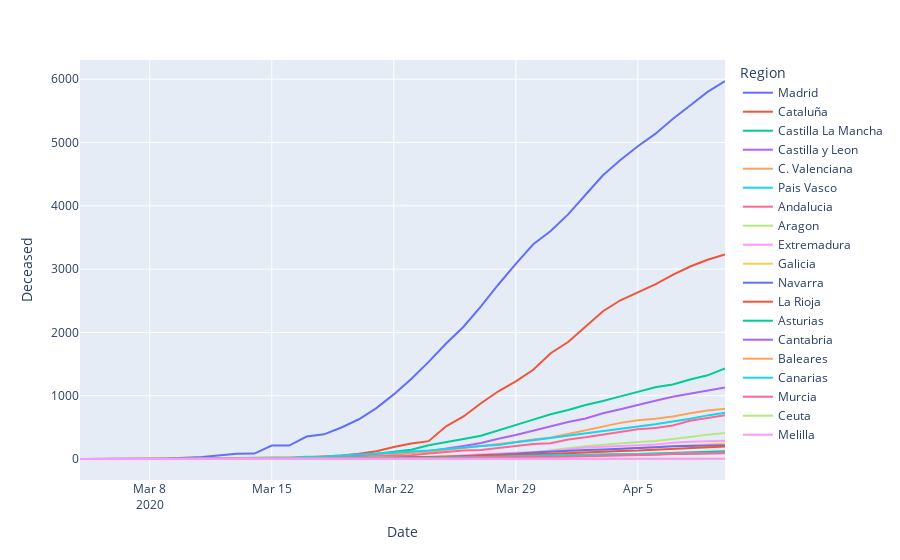

Write notebook code for a chart like this one.
### Markdown cell above
#### Deceased per Region

### Code cell
# plotly express: fig_ccaa_deceased

# Sort Regions by values:
df_ccaa = df_ccaa.sort_values(by=['Date', 'Deceased'], ascending=False)

fig_ccaa_deceased = px.line(df_ccaa, x="Date", y="Deceased", color="Region")
fig_ccaa_deceased.show()

### Figure 1 — Plotly figure (JSON) as saved in the notebook; plotly's stock layout.template omitted (floating-point values rounded to 4 significant figures)
{"data": [{"hoverlabel": {"namelength": 0}, "hovertemplate": "Region=Madrid<br>Date=%{x}<br>Deceased=%{y}", "legendgroup": "Madrid", "line": {"color": "#636efa", "dash": "solid"}, "mode": "lines", "name": "Madrid", "showlegend": true, "type": "scatter", "x": ["2020-04-10", "2020-04-09", "2020-04-08", "2020-04-07", "2020-04-06", "2020-04-05", "2020-04-04", "2020-04-03", "2020-04-02", "2020-04-01", "2020-03-31", "2020-03-30", "2020-03-29", "2020-03-28", "2020-03-27", "2020-03-26", "2020-03-25", "2020-03-24", "2020-03-23", "2020-03-22", "2020-03-21", "2020-03-20", "2020-03-19", "2020-03-18", "2020-03-17", "2020-03-16", "2020-03-15", "2020-03-14", "2020-03-13", "2020-03-12", "2020-03-11", "2020-03-10", "2020-03-09", "2020-03-06", "2020-03-05", "2020-03-04"], "xaxis": "x", "y": [5972, 5800, 5586, 5371, 5136, 4941, 4723, 4483, 4175, 3865, 3603, 3392, 3082, 2757, 2412, 2090, 1825, 1535, 1263, 1021, 804, 628, 498, 390, 355, 213, 213, 86, 81, 56, 31, 21, 8, 2, 1, 0], "yaxis": "y"}, {"hoverlabel": {"namelength": 0}, "hovertemplate": "Region=Cataluña<br>Date=%{x}<br>Deceased=%{y}", "legendgroup": "Cataluña", "line": {"color": "#EF553B", "dash": "solid"}, "mode": "lines", "name": "Cataluña", "showlegend": true, "type": "scatter", "x": ["2020-04-10", "2020-04-09", "2020-04-08", "2020-04-07", "2020-04-06", "2020-04-05", "2020-04-04", "2020-04-03", "2020-04-02", "2020-04-01", "2020-03-31", "2020-03-30", "2020-03-29", "2020-03-28", "2020-03-27", "2020-03-26", "2020-03-25", "2020-03-24", "2020-03-23", "2020-03-22", "2020-03-21", "2020-03-20", "2020-03-19", "2020-03-18", "2020-03-17", "2020-03-16", "2020-03-15", "2020-03-14", "2020-03-13", "2020-03-12", "2020-03-11", "2020-03-10", "2020-03-09", "2020-03-06", "2020-03-05", "2020-03-04"], "xaxis": "x", "y": [3231, 3148, 3041, 2908, 2760, 2637, 2508, 2335, 2093, 1849, 1672, 1410, 1226, 1070, 880, 672, 516, 282, 245, 191, 122, 82, 55, 41, 18, 12, 8, 6, 4, 4, 3, 3, 1, 0, 0, 0], "yaxis": "y"}, {"hoverlabel": {"namelength": 0}, "hovertemplate": "Region=Castilla La Mancha<br>Date=%{x}<br>Deceased=%{y}", "legendgroup": "Castilla La Mancha", "line": {"color": "#00cc96", "dash": "solid"}, "mode": "lines", "name": "Castilla La Mancha", "showlegend": true, "type": "scatter", "x": ["2020-04-10", "2020-04-09", "2020-04-08", "2020-04-07", "2020-04-06", "2020-04-05", "2020-04-04", "2020-04-03", "2020-04-02", "2020-04-01", "2020-03-31", "2020-03-30", "2020-03-29", "2020-03-28", "2020-03-27", "2020-03-26", "2020-03-25", "2020-03-24", "2020-03-23", "2020-03-22", "2020-03-21", "2020-03-20", "2020-03-19", "2020-03-18", "2020-03-17", "2020-03-16", "2020-03-15", "2020-03-14", "2020-03-13", "2020-03-12", "2020-03-11", "2020-03-10", "2020-03-09", "2020-03-06", "2020-03-05", "2020-03-04"], "xaxis": "x", "y": [1431, 1322, 1255, 1177, 1132, 1055, 989, 916, 854, 774, 708, 622, 539, 448, 367, 316, 263, 216, 145, 112, 84, 62, 42, 28, 17, 17, 10, 6, 5, 1, 0, 0, 0, 0, 0, 0], "yaxis": "y"}, {"hoverlabel": {"namelength": 0}, "hovertemplate": "Region=Castilla y Leon<br>Date=%{x}<br>Deceased=%{y}", "legendgroup": "Castilla y Leon", "line": {"color": "#ab63fa", "dash": "solid"}, "mode": "lines", "name": "Castilla y Leon", "showlegend": true, "type": "scatter", "x": ["2020-04-10", "2020-04-09", "2020-04-08", "2020-04-07", "2020-04-06", "2020-04-05", "2020-04-04", "2020-04-03", "2020-04-02", "2020-04-01", "2020-03-31", "2020-03-30", "2020-03-29", "2020-03-28", "2020-03-27", "2020-03-26", "2020-03-25", "2020-03-24", "2020-03-23", "2020-03-22", "2020-03-21", "2020-03-20", "2020-03-19", "2020-03-18", "2020-03-17", "2020-03-16", "2020-03-15", "2020-03-14", "2020-03-13", "2020-03-12", "2020-03-11", "2020-03-10", "2020-03-09", "2020-03-06", "2020-03-05", "2020-03-04"], "xaxis": "x", "y": [1129, 1082, 1028, 982, 919, 847, 786, 723, 641, 585, 516, 442, 380, 321, 252, 206, 165, 124, 102, 74, 55, 43, 29, 22, 12, 9, 6, 3, 1, 0, 0, 0, 0, 0, 0, 0], "yaxis": "y"}, {"hoverlabel": {"namelength": 0}, "hovertemplate": "Region=C. Valenciana<br>Date=%{x}<br>Deceased=%{y}", "legendgroup": "C. Valenciana", "line": {"color": "#FFA15A", "dash": "solid"}, "mode": "lines", "name": "C. Valenciana", "showlegend": true, "type": "scatter", "x": ["2020-04-10", "2020-04-09", "2020-04-08", "2020-04-07", "2020-04-06", "2020-04-05", "2020-04-04", "2020-04-03", "2020-04-02", "2020-04-01", "2020-03-31", "2020-03-30", "2020-03-29", "2020-03-28", "2020-03-27", "2020-03-26", "2020-03-25", "2020-03-24", "2020-03-23", "2020-03-22", "2020-03-21", "2020-03-20", "2020-03-19", "2020-03-18", "2020-03-17", "2020-03-16", "2020-03-15", "2020-03-14", "2020-03-13", "2020-03-12", "2020-03-11", "2020-03-10", "2020-03-09", "2020-03-06", "2020-03-05", "2020-03-04"], "xaxis": "x", "y": [796, 767, 724, 672, 637, 613, 571, 511, 443, 395, 339, 310, 267, 234, 198, 167, 143, 115, 94, 69, 50, 33, 24, 22, 13, 5, 5, 4, 1, 1, 1, 1, 1, 1, 1, 1], "yaxis": "y"}, {"hoverlabel": {"namelength": 0}, "hovertemplate": "Region=Pais Vasco<br>Date=%{x}<br>Deceased=%{y}", "legendgroup": "Pais Vasco", "line": {"color": "#19d3f3", "dash": "solid"}, "mode": "lines", "name": "Pais Vasco", "showlegend": true, "type": "scatter", "x": ["2020-04-10", "2020-04-09", "2020-04-08", "2020-04-07", "2020-04-06", "2020-04-05", "2020-04-04", "2020-04-03", "2020-04-02", "2020-04-01", "2020-03-31", "2020-03-30", "2020-03-29", "2020-03-28", "2020-03-27", "2020-03-26", "2020-03-25", "2020-03-24", "2020-03-23", "2020-03-22", "2020-03-21", "2020-03-20", "2020-03-19", "2020-03-18", "2020-03-17", "2020-03-16", "2020-03-15", "2020-03-14", "2020-03-13", "2020-03-12", "2020-03-11", "2020-03-10", "2020-03-09", "2020-03-06", "2020-03-05", "2020-03-04"], "xaxis": "x", "y": [729, 689, 635, 586, 548, 515, 477, 444, 412, 369, 325, 297, 265, 221, 207, 180, 155, 133, 120, 97, 85, 71, 53, 40, 36, 23, 23, 14, 14, 11, 6, 6, 5, 1, 1, 0], "yaxis": "y"}, {"hoverlabel": {"namelength": 0}, "hovertemplate": "Region=Andalucia<br>Date=%{x}<br>Deceased=%{y}", "legendgroup": "Andalucia", "line": {"color": "#FF6692", "dash": "solid"}, "mode": "lines", "name": "Andalucia", "showlegend": true, "type": "scatter", "x": ["2020-04-10", "2020-04-09", "2020-04-08", "2020-04-07", "2020-04-06", "2020-04-05", "2020-04-04", "2020-04-03", "2020-04-02", "2020-04-01", "2020-03-31", "2020-03-30", "2020-03-29", "2020-03-28", "2020-03-27", "2020-03-26", "2020-03-25", "2020-03-24", "2020-03-23", "2020-03-22", "2020-03-21", "2020-03-20", "2020-03-19", "2020-03-18", "2020-03-17", "2020-03-16", "2020-03-15", "2020-03-14", "2020-03-13", "2020-03-12", "2020-03-11", "2020-03-10", "2020-03-09", "2020-03-06", "2020-03-05", "2020-03-04"], "xaxis": "x", "y": [691, 652, 605, 528, 491, 470, 426, 376, 343, 308, 248, 236, 207, 175, 144, 134, 113, 87, 58, 47, 40, 30, 23, 19, 11, 7, 6, 2, 0, 0, 0, 0, 0, 0, 0, 0], "yaxis": "y"}, {"hoverlabel": {"namelength": 0}, "hovertemplate": "Region=Aragon<br>Date=%{x}<br>Deceased=%{y}", "legendgroup": "Aragon", "line": {"color": "#B6E880", "dash": "solid"}, "mode": "lines", "name": "Aragon", "showlegend": true, "type": "scatter", "x": ["2020-04-10", "2020-04-09", "2020-04-08", "2020-04-07", "2020-04-06", "2020-04-05", "2020-04-04", "2020-04-03", "2020-04-02", "2020-04-01", "2020-03-31", "2020-03-30", "2020-03-29", "2020-03-28", "2020-03-27", "2020-03-26", "2020-03-25", "2020-03-24", "2020-03-23", "2020-03-22", "2020-03-21", "2020-03-20", "2020-03-19", "2020-03-18", "2020-03-17", "2020-03-16", "2020-03-15", "2020-03-14", "2020-03-13", "2020-03-12", "2020-03-11", "2020-03-10", "2020-03-09", "2020-03-06", "2020-03-05", "2020-03-04"], "xaxis": "x", "y": [409, 385, 349, 312, 284, 270, 251, 224, 200, 169, 138, 106, 93, 58, 58, 48, 40, 37, 32, 24, 22, 17, 15, 13, 12, 11, 7, 7, 7, 6, 4, 3, 1, 1, 0, 0], "yaxis": "y"}, {"hoverlabel": {"namelength": 0}, "hovertemplate": "Region=Extremadura<br>Date=%{x}<br>Deceased=%{y}", "legendgroup": "Extremadura", "line": {"color": "#FF97FF", "dash": "solid"}, "mode": "lines", "name": "Extremadura", "showlegend": true, "type": "scatter", "x": ["2020-04-10", "2020-04-09", "2020-04-08", "2020-04-07", "2020-04-06", "2020-04-05", "2020-04-04", "2020-04-03", "2020-04-02", "2020-04-01", "2020-03-31", "2020-03-30", "2020-03-29", "2020-03-28", "2020-03-27", "2020-03-26", "2020-03-25", "2020-03-24", "2020-03-23", "2020-03-22", "2020-03-21", "2020-03-20", "2020-03-19", "2020-03-18", "2020-03-17", "2020-03-16", "2020-03-15", "2020-03-14", "2020-03-13", "2020-03-12", "2020-03-11", "2020-03-10", "2020-03-09", "2020-03-06", "2020-03-05", "2020-03-04"], "xaxis": "x", "y": [288, 283, 271, 258, 228, 218, 208, 200, 181, 152, 133, 106, 100, 88, 69, 58, 39, 26, 18, 14, 12, 10, 8, 6, 3, 2, 2, 2, 1, 1, 0, 0, 0, 0, 0, 0], "yaxis": "y"}, {"hoverlabel": {"namelength": 0}, "hovertemplate": "Region=Galicia<br>Date=%{x}<br>Deceased=%{y}", "legendgroup": "Galicia", "line": {"color": "#FECB52", "dash": "solid"}, "mode": "lines", "name": "Galicia", "showlegend": true, "type": "scatter", "x": ["2020-04-10", "2020-04-09", "2020-04-08", "2020-04-07", "2020-04-06", "2020-04-05", "2020-04-04", "2020-04-03", "2020-04-02", "2020-04-01", "2020-03-31", "2020-03-30", "2020-03-29", "2020-03-28", "2020-03-27", "2020-03-26", "2020-03-25", "2020-03-24", "2020-03-23", "2020-03-22", "2020-03-21", "2020-03-20", "2020-03-19", "2020-03-18", "2020-03-17", "2020-03-16", "2020-03-15", "2020-03-14", "2020-03-13", "2020-03-12", "2020-03-11", "2020-03-10", "2020-03-09", "2020-03-06", "2020-03-05", "2020-03-04"], "xaxis": "x", "y": [243, 231, 213, 204, 190, 174, 159, 138, 120, 103, 84, 66, 60, 47, 43, 32, 27, 20, 18, 12, 9, 5, 4, 3, 3, 2, 2, 0, 0, 0, 0, 0, 0, 0, 0, 0], "yaxis": "y"}, {"hoverlabel": {"namelength": 0}, "hovertemplate": "Region=Navarra<br>Date=%{x}<br>Deceased=%{y}", "legendgroup": "Navarra", "line": {"color": "#636efa", "dash": "solid"}, "mode": "lines", "name": "Navarra", "showlegend": true, "type": "scatter", "x": ["2020-04-10", "2020-04-09", "2020-04-08", "2020-04-07", "2020-04-06", "2020-04-05", "2020-04-04", "2020-04-03", "2020-04-02", "2020-04-01", "2020-03-31", "2020-03-30", "2020-03-29", "2020-03-28", "2020-03-27", "2020-03-26", "2020-03-25", "2020-03-24", "2020-03-23", "2020-03-22", "2020-03-21", "2020-03-20", "2020-03-19", "2020-03-18", "2020-03-17", "2020-03-16", "2020-03-15", "2020-03-14", "2020-03-13", "2020-03-12", "2020-03-11", "2020-03-10", "2020-03-09", "2020-03-06", "2020-03-05", "2020-03-04"], "xaxis": "x", "y": [218, 214, 206, 202, 187, 178, 171, 151, 141, 130, 113, 102, 84, 70, 58, 49, 33, 31, 24, 14, 9, 5, 4, 3, 2, 1, 0, 0, 0, 0, 0, 0, 0, 0, 0, 0], "yaxis": "y"}, {"hoverlabel": {"namelength": 0}, "hovertemplate": "Region=La Rioja<br>Date=%{x}<br>Deceased=%{y}", "legendgroup": "La Rioja", "line": {"color": "#EF553B", "dash": "solid"}, "mode": "lines", "name": "La Rioja", "showlegend": true, "type": "scatter", "x": ["2020-04-10", "2020-04-09", "2020-04-08", "2020-04-07", "2020-04-06", "2020-04-05", "2020-04-04", "2020-04-03", "2020-04-02", "2020-04-01", "2020-03-31", "2020-03-30", "2020-03-29", "2020-03-28", "2020-03-27", "2020-03-26", "2020-03-25", "2020-03-24", "2020-03-23", "2020-03-22", "2020-03-21", "2020-03-20", "2020-03-19", "2020-03-18", "2020-03-17", "2020-03-16", "2020-03-15", "2020-03-14", "2020-03-13", "2020-03-12", "2020-03-11", "2020-03-10", "2020-03-09", "2020-03-06", "2020-03-05", "2020-03-04"], "xaxis": "x", "y": [196, 182, 177, 160, 141, 134, 128, 109, 101, 90, 85, 71, 68, 65, 55, 43, 37, 30, 22, 18, 15, 7, 5, 5, 5, 4, 3, 3, 2, 2, 2, 1, 0, 0, 0, 0], "yaxis": "y"}, {"hoverlabel": {"namelength": 0}, "hovertemplate": "Region=Asturias<br>Date=%{x}<br>Deceased=%{y}", "legendgroup": "Asturias", "line": {"color": "#00cc96", "dash": "solid"}, "mode": "lines", "name": "Asturias", "showlegend": true, "type": "scatter", "x": ["2020-04-10", "2020-04-09", "2020-04-08", "2020-04-07", "2020-04-06", "2020-04-05", "2020-04-04", "2020-04-03", "2020-04-02", "2020-04-01", "2020-03-31", "2020-03-30", "2020-03-29", "2020-03-28", "2020-03-27", "2020-03-26", "2020-03-25", "2020-03-24", "2020-03-23", "2020-03-22", "2020-03-21", "2020-03-20", "2020-03-19", "2020-03-18", "2020-03-17", "2020-03-16", "2020-03-15", "2020-03-14", "2020-03-13", "2020-03-12", "2020-03-11", "2020-03-10", "2020-03-09", "2020-03-06", "2020-03-05", "2020-03-04"], "xaxis": "x", "y": [121, 110, 102, 96, 86, 80, 76, 70, 69, 63, 55, 49, 41, 33, 29, 27, 25, 22, 12, 8, 5, 2, 1, 1, 1, 1, 1, 1, 1, 1, 0, 0, 0, 0, 0, 0], "yaxis": "y"}, {"hoverlabel": {"namelength": 0}, "hovertemplate": "Region=Cantabria<br>Date=%{x}<br>Deceased=%{y}", "legendgroup": "Cantabria", "line": {"color": "#ab63fa", "dash": "solid"}, "mode": "lines", "name": "Cantabria", "showlegend": true, "type": "scatter", "x": ["2020-04-10", "2020-04-09", "2020-04-08", "2020-04-07", "2020-04-06", "2020-04-05", "2020-04-04", "2020-04-03", "2020-04-02", "2020-04-01", "2020-03-31", "2020-03-30", "2020-03-29", "2020-03-28", "2020-03-27", "2020-03-26", "2020-03-25", "2020-03-24", "2020-03-23", "2020-03-22", "2020-03-21", "2020-03-20", "2020-03-19", "2020-03-18", "2020-03-17", "2020-03-16", "2020-03-15", "2020-03-14", "2020-03-13", "2020-03-12", "2020-03-11", "2020-03-10", "2020-03-09", "2020-03-06", "2020-03-05", "2020-03-04"], "xaxis": "x", "y": [102, 98, 92, 85, 77, 68, 68, 64, 60, 54, 37, 27, 26, 22, 21, 17, 14, 9, 6, 5, 2, 1, 1, 1, 0, 0, 0, 0, 0, 0, 0, 0, 0, 0, 0, 0], "yaxis": "y"}, {"hoverlabel": {"namelength": 0}, "hovertemplate": "Region=Baleares<br>Date=%{x}<br>Deceased=%{y}", "legendgroup": "Baleares", "line": {"color": "#FFA15A", "dash": "solid"}, "mode": "lines", "name": "Baleares", "showlegend": true, "type": "scatter", "x": ["2020-04-10", "2020-04-09", "2020-04-08", "2020-04-07", "2020-04-06", "2020-04-05", "2020-04-04", "2020-04-03", "2020-04-02", "2020-04-01", "2020-03-31", "2020-03-30", "2020-03-29", "2020-03-28", "2020-03-27", "2020-03-26", "2020-03-25", "2020-03-24", "2020-03-23", "2020-03-22", "2020-03-21", "2020-03-20", "2020-03-19", "2020-03-18", "2020-03-17", "2020-03-16", "2020-03-15", "2020-03-14", "2020-03-13", "2020-03-12", "2020-03-11", "2020-03-10", "2020-03-09", "2020-03-06", "2020-03-05", "2020-03-04"], "xaxis": "x", "y": [97, 89, 89, 84, 81, 75, 71, 69, 58, 46, 42, 37, 29, 26, 22, 17, 13, 10, 10, 4, 4, 2, 2, 1, 1, 1, 1, 1, 1, 1, 0, 0, 0, 0, 0, 0], "yaxis": "y"}, {"hoverlabel": {"namelength": 0}, "hovertemplate": "Region=Canarias<br>Date=%{x}<br>Deceased=%{y}", "legendgroup": "Canarias", "line": {"color": "#19d3f3", "dash": "solid"}, "mode": "lines", "name": "Canarias", "showlegend": true, "type": "scatter", "x": ["2020-04-10", "2020-04-09", "2020-04-08", "2020-04-07", "2020-04-06", "2020-04-05", "2020-04-04", "2020-04-03", "2020-04-02", "2020-04-01", "2020-03-31", "2020-03-30", "2020-03-29", "2020-03-28", "2020-03-27", "2020-03-26", "2020-03-25", "2020-03-24", "2020-03-23", "2020-03-22", "2020-03-21", "2020-03-20", "2020-03-19", "2020-03-18", "2020-03-17", "2020-03-16", "2020-03-15", "2020-03-14", "2020-03-13", "2020-03-12", "2020-03-11", "2020-03-10", "2020-03-09", "2020-03-06", "2020-03-05", "2020-03-04"], "xaxis": "x", "y": [94, 92, 91, 89, 85, 80, 78, 73, 68, 62, 55, 40, 39, 36, 27, 24, 21, 16, 11, 9, 7, 4, 3, 3, 2, 1, 1, 1, 0, 0, 0, 0, 0, 0, 0, 0], "yaxis": "y"}, {"hoverlabel": {"namelength": 0}, "hovertemplate": "Region=Murcia<br>Date=%{x}<br>Deceased=%{y}", "legendgroup": "Murcia", "line": {"color": "#FF6692", "dash": "solid"}, "mode": "lines", "name": "Murcia", "showlegend": true, "type": "scatter", "x": ["2020-04-10", "2020-04-09", "2020-04-08", "2020-04-07", "2020-04-06", "2020-04-05", "2020-04-04", "2020-04-03", "2020-04-02", "2020-04-01", "2020-03-31", "2020-03-30", "2020-03-29", "2020-03-28", "2020-03-27", "2020-03-26", "2020-03-25", "2020-03-24", "2020-03-23", "2020-03-22", "2020-03-21", "2020-03-20", "2020-03-19", "2020-03-18", "2020-03-17", "2020-03-16", "2020-03-15", "2020-03-14", "2020-03-13", "2020-03-12", "2020-03-11", "2020-03-10", "2020-03-09", "2020-03-06", "2020-03-05", "2020-03-04"], "xaxis": "x", "y": [90, 88, 85, 78, 68, 59, 51, 46, 42, 37, 34, 25, 20, 17, 15, 8, 5, 3, 2, 1, 1, 0, 0, 0, 0, 0, 0, 0, 0, 0, 0, 0, 0, 0, 0, 0], "yaxis": "y"}, {"hoverlabel": {"namelength": 0}, "hovertemplate": "Region=Ceuta<br>Date=%{x}<br>Deceased=%{y}", "legendgroup": "Ceuta", "line": {"color": "#B6E880", "dash": "solid"}, "mode": "lines", "name": "Ceuta", "showlegend": true, "type": "scatter", "x": ["2020-04-10", "2020-04-09", "2020-04-08", "2020-04-07", "2020-04-06", "2020-04-05", "2020-04-04", "2020-04-03", "2020-04-02", "2020-04-01", "2020-03-31", "2020-03-30", "2020-03-29", "2020-03-28", "2020-03-27", "2020-03-26", "2020-03-25", "2020-03-24", "2020-03-23", "2020-03-22", "2020-03-21", "2020-03-20", "2020-03-19", "2020-03-18", "2020-03-17", "2020-03-16", "2020-03-15", "2020-03-14", "2020-03-13", "2020-03-12", "2020-03-11", "2020-03-10", "2020-03-09", "2020-03-06", "2020-03-05", "2020-03-04"], "xaxis": "x", "y": [4, 4, 4, 4, 3, 2, 1, 1, 1, 1, 1, 1, 1, 1, 0, 0, 0, 0, 0, 0, 0, 0, 0, 0, 0, 0, 0, 0, 0, 0, 0, 0, 0, 0, 0, 0], "yaxis": "y"}, {"hoverlabel": {"namelength": 0}, "hovertemplate": "Region=Melilla<br>Date=%{x}<br>Deceased=%{y}", "legendgroup": "Melilla", "line": {"color": "#FF97FF", "dash": "solid"}, "mode": "lines", "name": "Melilla", "showlegend": true, "type": "scatter", "x": ["2020-04-10", "2020-04-09", "2020-04-08", "2020-04-07", "2020-04-06", "2020-04-05", "2020-04-04", "2020-04-03", "2020-04-02", "2020-04-01", "2020-03-31", "2020-03-30", "2020-03-29", "2020-03-28", "2020-03-27", "2020-03-26", "2020-03-25", "2020-03-24", "2020-03-23", "2020-03-22", "2020-03-21", "2020-03-20", "2020-03-19", "2020-03-18", "2020-03-17", "2020-03-16", "2020-03-15", "2020-03-14", "2020-03-13", "2020-03-12", "2020-03-11", "2020-03-10", "2020-03-09", "2020-03-06", "2020-03-05", "2020-03-04"], "xaxis": "x", "y": [2, 2, 2, 2, 2, 2, 2, 2, 1, 1, 1, 1, 1, 1, 1, 1, 0, 0, 0, 0, 0, 0, 0, 0, 0, 0, 0, 0, 0, 0, 0, 0, 0, 0, 0, 0], "yaxis": "y"}], "layout": {"legend": {"title": {"text": "Region"}, "tracegroupgap": 0}, "margin": {"t": 60}, "xaxis": {"anchor": "y", "domain": [0, 1], "title": {"text": "Date"}}, "yaxis": {"anchor": "x", "domain": [0, 1], "title": {"text": "Deceased"}}}}
